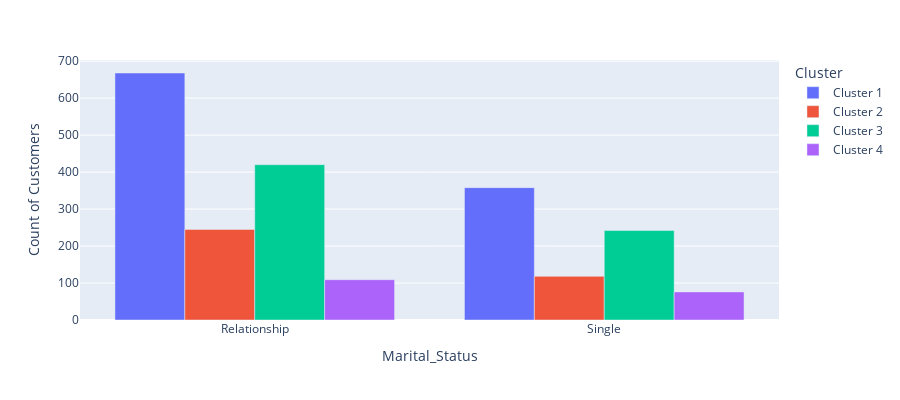

Here is the notebook cell this chart was saved with:
### Markdown cell above
Visualisation des clients de chaque cluster en fonction de leur statut marital

### Code cell
df_plot = df_[['Marital_Status', 'Cluster', 'ID']].groupby(['Marital_Status', 'Cluster']).count()
df_plot.reset_index(inplace=True)
df_plot.rename(columns={"ID":"Count of Customers"}, inplace=True)


fig = px.bar(df_plot, x="Marital_Status", y="Count of Customers",
             color='Cluster', barmode='group',
             height=400)
fig.show()

### Figure 1 — Plotly figure (JSON) as saved in the notebook; plotly's stock layout.template omitted (floating-point values rounded to 4 significant figures)
{"data": [{"alignmentgroup": "True", "hovertemplate": "Cluster=Cluster 1<br>Marital_Status=%{x}<br>Count of Customers=%{y}<extra></extra>", "legendgroup": "Cluster 1", "marker": {"color": "#636efa", "pattern": {"shape": ""}}, "name": "Cluster 1", "offsetgroup": "Cluster 1", "orientation": "v", "showlegend": true, "textposition": "auto", "type": "bar", "x": ["Relationship", "Single"], "xaxis": "x", "y": [668, 358], "yaxis": "y"}, {"alignmentgroup": "True", "hovertemplate": "Cluster=Cluster 2<br>Marital_Status=%{x}<br>Count of Customers=%{y}<extra></extra>", "legendgroup": "Cluster 2", "marker": {"color": "#EF553B", "pattern": {"shape": ""}}, "name": "Cluster 2", "offsetgroup": "Cluster 2", "orientation": "v", "showlegend": true, "textposition": "auto", "type": "bar", "x": ["Relationship", "Single"], "xaxis": "x", "y": [245, 118], "yaxis": "y"}, {"alignmentgroup": "True", "hovertemplate": "Cluster=Cluster 3<br>Marital_Status=%{x}<br>Count of Customers=%{y}<extra></extra>", "legendgroup": "Cluster 3", "marker": {"color": "#00cc96", "pattern": {"shape": ""}}, "name": "Cluster 3", "offsetgroup": "Cluster 3", "orientation": "v", "showlegend": true, "textposition": "auto", "type": "bar", "x": ["Relationship", "Single"], "xaxis": "x", "y": [420, 242], "yaxis": "y"}, {"alignmentgroup": "True", "hovertemplate": "Cluster=Cluster 4<br>Marital_Status=%{x}<br>Count of Customers=%{y}<extra></extra>", "legendgroup": "Cluster 4", "marker": {"color": "#ab63fa", "pattern": {"shape": ""}}, "name": "Cluster 4", "offsetgroup": "Cluster 4", "orientation": "v", "showlegend": true, "textposition": "auto", "type": "bar", "x": ["Relationship", "Single"], "xaxis": "x", "y": [109, 76], "yaxis": "y"}], "layout": {"barmode": "group", "height": 400, "legend": {"title": {"text": "Cluster"}, "tracegroupgap": 0}, "margin": {"t": 60}, "xaxis": {"anchor": "y", "domain": [0, 1], "title": {"text": "Marital_Status"}}, "yaxis": {"anchor": "x", "domain": [0, 1], "title": {"text": "Count of Customers"}}}}
